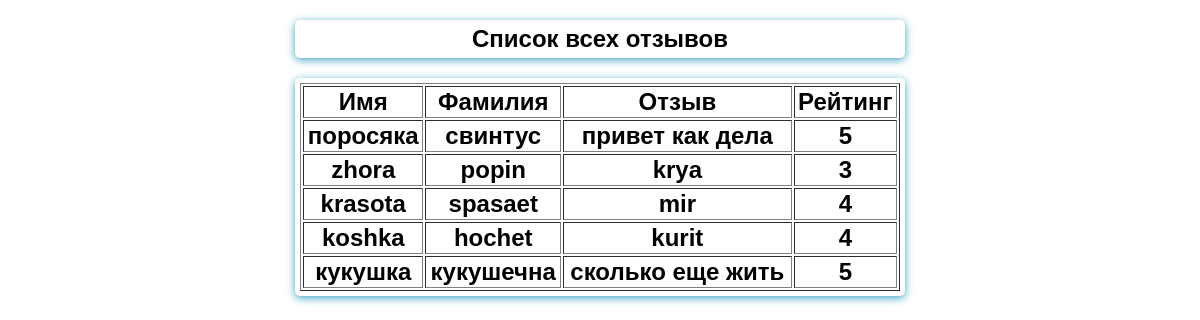
The app's page /list, older data.
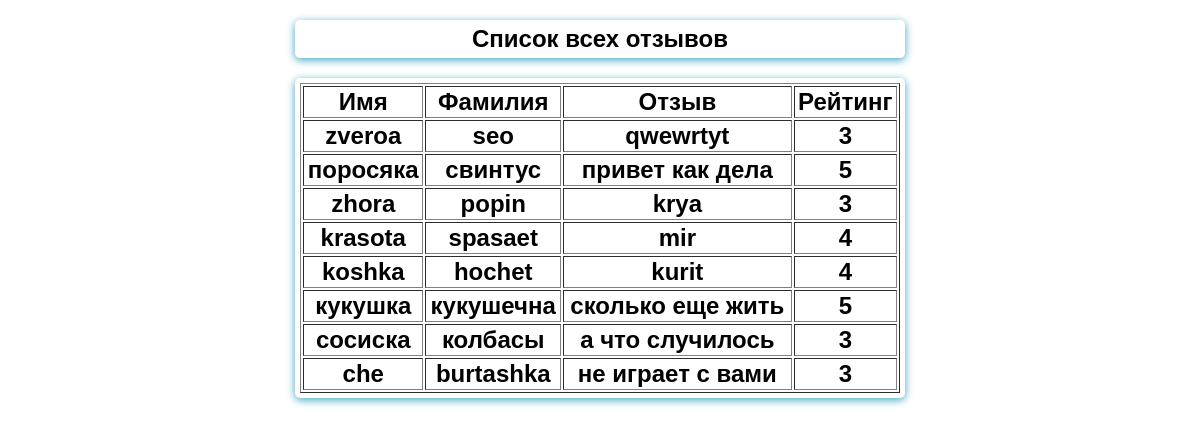
The same page, newer data.
### feedback/models.py (models this page shows)
class Feedback(models.Model):
    name = models.CharField(max_length=15, validators=[MinLengthValidator(3)])
    surname = models.CharField(max_length=60)
    feedback = models.TextField()
    rating = models.PositiveIntegerField()

### feedback/views.py (the view)
# urls.py: path('list', ListFeedBack.as_view()),
class ListFeedBack(ListView):
    template_name = 'feedback/list_feedback.html'
    model = Feedback
    context_object_name = 'feedbacks'
    def get_queryset(self):
        queryset = super().get_queryset()
        filter_qs = queryset.filter(rating__gt=2) #фильтрация
        return filter_qs

### feedback/templates/feedback/list_feedback.html (shortened to what this page needs)
{% extends 'feedback/base.html' %}
{% load static %}
{% block content %}
    <h2>Список всех отзывов</h2>
    <h2>
    <table width="100%", border="1">
        <tr>
        <th>Имя</th>
        <th>Фамилия</th>
        <th>Отзыв</th>
        <th>Рейтинг</th>
        </tr>
            {% for feed in feedbacks %}
            <tr>
                <td>{{feed.name}}</td>
                <td>{{feed.surname}}</td>
                <td>{{feed.feedback}}</td>
                <td>{{feed.rating}}</td>
            </tr>
             {% endfor %}
        </table>
        </h2>
{% endblock %}

### feedback/templates/feedback/base.html (shortened to what this page needs)
{% load static %}
<!DOCTYPE html>
<html lang="en">
<head>
    <link rel="stylesheet" href=" {% static 'feedback/forms.css' %}">
</head>
<body>
   {% block content %} {% endblock %}
</body>
</html>

### feedback/static/feedback/forms.css (style rules this page uses)
body { margin: 0; font-family: Sans-Serif; }
h2 { width:50%; margin: 20px auto 5px; text-align: center; padding: 5px; border-radius: 5px; box-shadow: 0 2px 8px #3ca3c1; }

Row changes from the older to the newer data that the page shows:
now on this page (row edited): Feedback: name "zveroa", surname "seo", feedback "qwewrtyt", rating "3"
added Feedback: name "сосиска", surname "колбасы", feedback "а что случилось", rating "3"
added Feedback: name "che", surname "burtashka", feedback "не играет с вами", rating "3"
